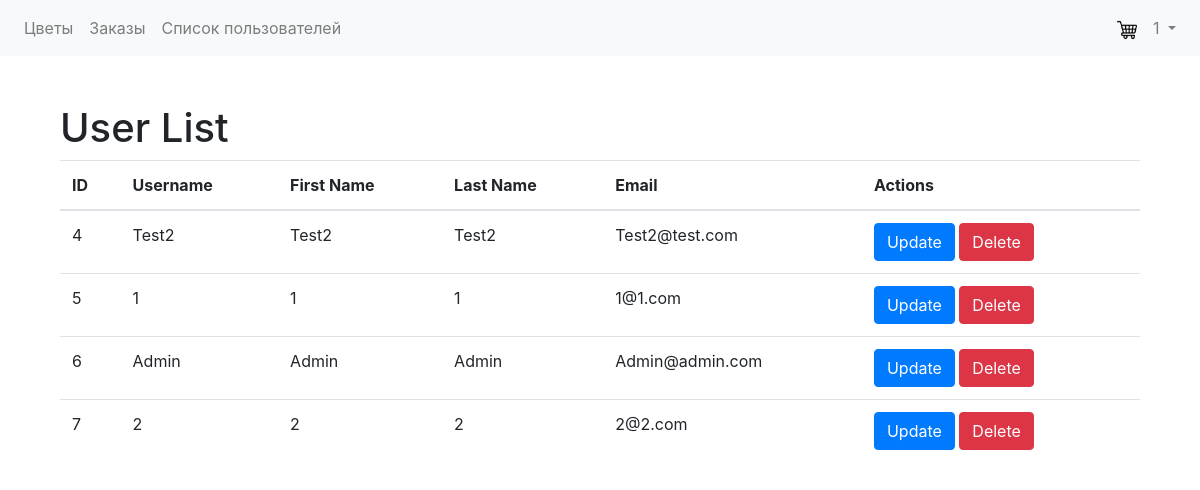
The page /account/users/ (signed in) on the database as committed earlier.
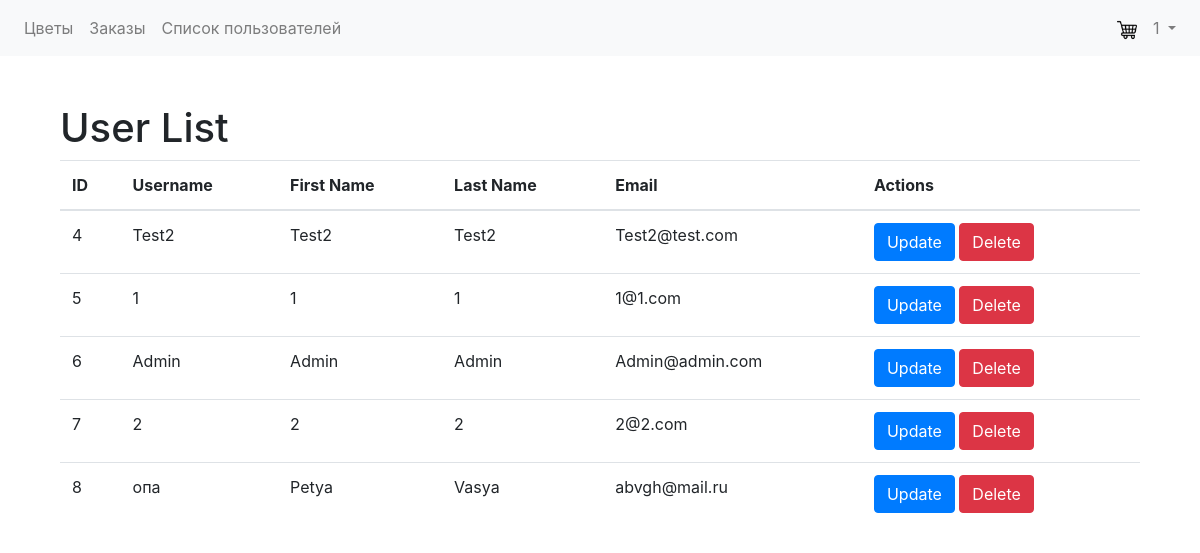
The same page on the database as committed later.
### account/models.py (models this page shows)
class User(AbstractUser):
    phone = models.CharField(max_length=20, blank=True, null=True)
    address = models.CharField(max_length=255, blank=True, null=True)
    additional_info = models.TextField(blank=True, null=True)
    balance = models.DecimalField(max_digits=10, decimal_places=2, default=0.00)
    groups = models.ManyToManyField(
        'auth.Group',
        related_name='custom_user_group',  # This is crucial!
        blank=True,
    )
    user_permissions = models.ManyToManyField(
        'auth.Permission',
        related_name='custom_user_permission',  # This is crucial!
        blank=True,
    )

### account/views.py (the view)
# urls.py: path('users/', views.get_users, name='get_users'),
def get_users(request):
    if not (request.user.is_superuser or request.user.is_staff): #Check if superuser
        return redirect('account:profile') #Redirect to profile if not superuser
    users = User.objects.all()
    return render(request, 'account/account_list.html', {'users': users})

### Templates/account/account_list.html (shortened to what this page needs)
{% extends 'base.html' %}
{% block content %}
    <div class="container">
        <h1>User List</h1>
        <table class="table">
            <thead>
                <tr>
                    <th>ID</th>
                    <th>Username</th>
                    <th>First Name</th>
                    <th>Last Name</th>
                    <th>Email</th>
                    <th>Actions</th>
                </tr>
            </thead>
            <tbody>
                {% for user in users %}
                    <tr>
                        <td>{{ user.id }}</td>
                        <td>{{ user.username }}</td>
                        <td>{{ user.first_name }}</td>
                        <td>{{ user.last_name }}</td>
                        <td>{{ user.email }}</td>
                        <td>
                            <a href="{% url 'account:update_user' user.id %}" class="btn btn-primary">Update</a>
                            <a href="{% url 'account:delete_user' user.id %}" class="btn btn-danger">Delete</a>
                        </td>
                    </tr>
                {% endfor %}
            </tbody>
        </table>
    </div>
{% endblock %}

### Templates/base.html (shortened to what this page needs)
<!DOCTYPE html>
<html lang="ru">
<head>
    {% load static %}
    <link rel="stylesheet" href="{% static 'css/style.css' %}">
    <link rel="stylesheet" href="https://stackpath.bootstrapcdn.com/bootstrap/4.5.2/css/bootstrap.min.css">
</head>
<body>
    <nav class="navbar navbar-expand-lg navbar-light bg-light">
            <div class="collapse navbar-collapse" id="navbarNav">
                <ul class="navbar-nav mr-auto">
                    <li class="nav-item">
                        <a class="nav-link" href="{% url 'flowers:flower-list' %}">Цветы</a>
                    </li>
                    {% if user.is_authenticated %}
                        <li class="nav-item">
                            <a class="nav-link" href="{% url 'orders:order_list' %}">Заказы</a>
                        </li>
                    {% endif %}
                    {% if user.is_superuser or user.is_staff %}
                        <li class="nav-item">
                            <a class="nav-link" href="{% url 'account:get_users' %}">Список пользователей</a>
                        </li>
                    {% endif %}
                </ul>
                <ul class="navbar-nav ">
                    {% if user.is_authenticated %}
                        <li class="nav-item">
                            <a class="nav-link" href="{% url 'orders:cart' %}">
                                <img src="{% static 'images/shopping-cart.png' %}" alt="Cart" width="20" height="20">
                            </a>
                        </li>
                    {% endif %}
                    <li class="nav-item dropdown">
                        <a class="nav-link dropdown-toggle" href="#" id="navbarDropdown" role="button" data-toggle="dropdown" aria-haspopup="true" aria-expanded="false">
                            {% if user.is_authenticated %}
                                {{ user.username }}
                            {% else %}
                                Вход
                            {% endif %}
                        </a>
                    </li>
                </ul>
            </div>
    </nav>
    <div class="container mt-5">
        {% block content %}
        {% endblock %}
    </div>
</body>
</html>

Rows that differ between the two databases and show on the page:
added User: id "8", username "опа", first_name "Petya", last_name "Vasya", email "abvgh@mail.ru"
